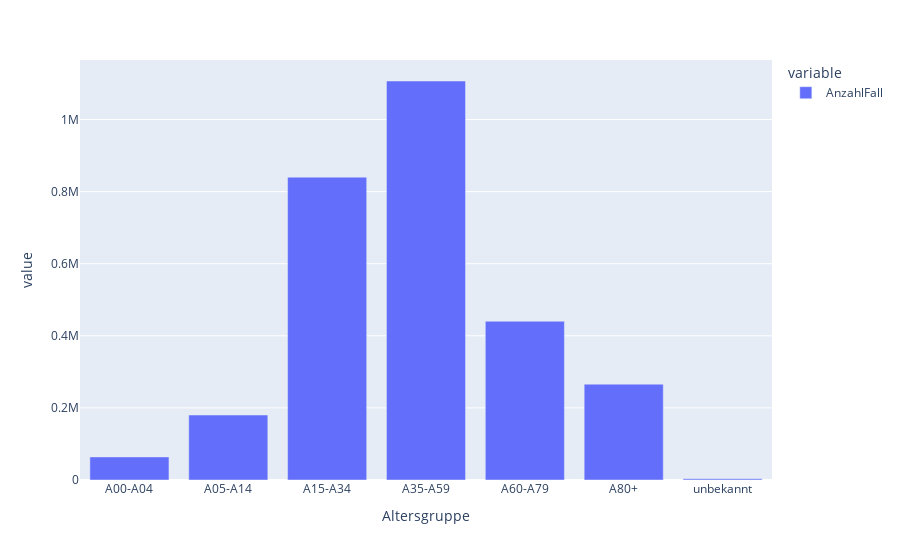

The cell this chart's notebook holds for it:
### Code cell
px.bar(corona_tagesaktuell.groupby("Altersgruppe").agg({"AnzahlFall":sum}))

### Figure 1 — Plotly figure (JSON) as saved in the notebook; plotly's stock layout.template omitted (floating-point values rounded to 4 significant figures)
{"data": [{"alignmentgroup": "True", "hovertemplate": "variable=AnzahlFall<br>Altersgruppe=%{x}<br>value=%{y}<extra></extra>", "legendgroup": "AnzahlFall", "marker": {"color": "#636efa"}, "name": "AnzahlFall", "offsetgroup": "AnzahlFall", "orientation": "v", "showlegend": true, "textposition": "auto", "type": "bar", "x": ["A00-A04", "A05-A14", "A15-A34", "A35-A59", "A60-A79", "A80+", "unbekannt"], "xaxis": "x", "y": [64083, 180260, 840054, 1106813, 440373, 265795, 3287], "yaxis": "y"}], "layout": {"barmode": "relative", "legend": {"title": {"text": "variable"}, "tracegroupgap": 0}, "margin": {"t": 60}, "xaxis": {"anchor": "y", "domain": [0, 1], "title": {"text": "Altersgruppe"}}, "yaxis": {"anchor": "x", "domain": [0, 1], "title": {"text": "value"}}}}
